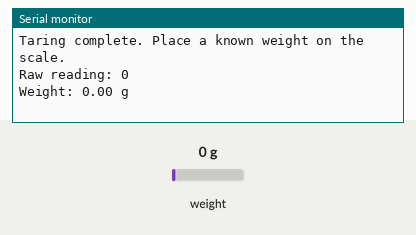
Bench run of a sketch on a simulated Arduino Uno, built with avr-gcc and run on an emulated ATmega328P. On the bench: the last lines printed to the serial monitor. The test bench sets the inputs (shaded band); at power-on: weight on the scale 0 g.

Above: at 4.2 s.
4.3 s: weight on the scale set to 1250 g
At 7.2 s:
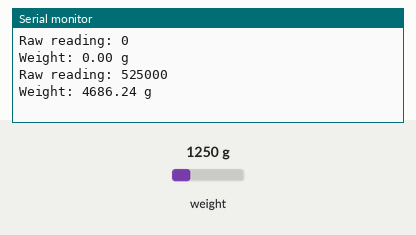
10.0 s: weight on the scale set to 100 g
At 11.5 s:
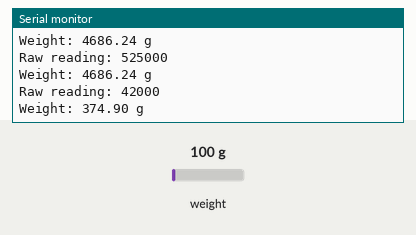
Timing chart, 0 to 13.0 s (numbered marks = the images above; inputs shaded):
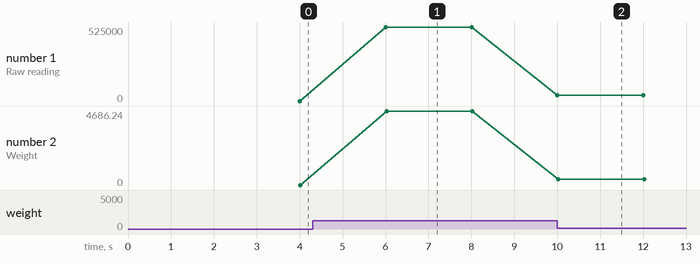

Measured:
- after the input at 4.3 s, the serial monitor: prints a new line after 1.7 s (image 1)
- after the input at 10.0 s, the serial monitor: prints a new line at once (image 2)
- plotted number 1: 0 → 525000 after the input at 4.3 s, 525000 → 42000 after the input at 10.0 s
- plotted number 2: 0 → 4686.24 after the input at 4.3 s, 4686.24 → 374.9 after the input at 10.0 s

The sketch:

weighingScale.ino
```cpp
#include "HX711.h"

// Pin configuration for the load cell
#define LOADCELL_DOUT_PIN  4
#define LOADCELL_SCK_PIN   5

HX711 scale;

void setup() {
    Serial.begin(9600);
    scale.begin(LOADCELL_DOUT_PIN, LOADCELL_SCK_PIN);

    // Tare the scale
    scale.tare();
    Serial.println("Taring complete. Place a known weight on the scale.");
    delay(2000); // Wait for 2 seconds before reading
}

void loop() {
    // Get raw reading
    long rawReading = scale.get_units(10); // Average of 10 readings
    Serial.print("Raw reading: ");
    Serial.println(rawReading);

    // Convert to weight in grams (use your calibration factor)
    float calibrationFactor = 112.03; // Replace with your actual calibration factor
    float weight = rawReading / calibrationFactor;

    Serial.print("Weight: ");
    Serial.print(weight, 2); // Show weight with 2 decimal places
    Serial.println(" g");

    delay(1000); // Read every second
}
```
